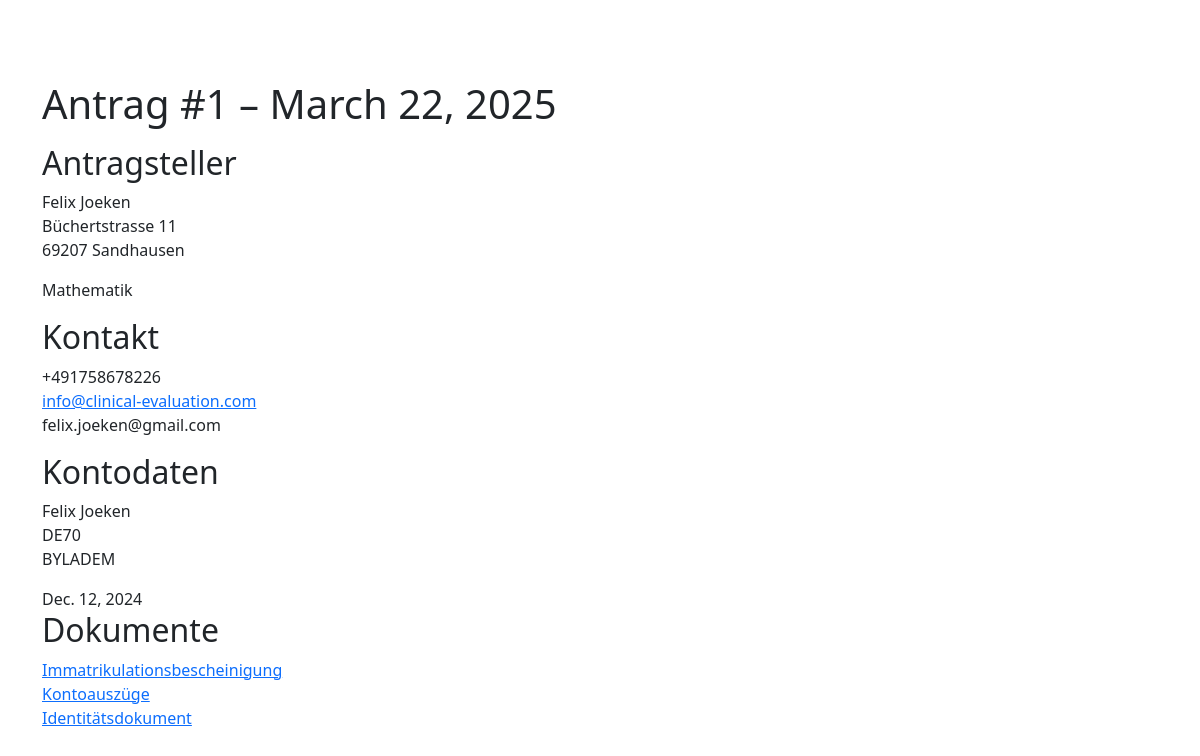
Page /antrag/1/ on the committed database.
### nlonline_antrag/models.py (models this page shows)
class NLOnlineAntrag(models.Model):
    application_date = models.DateTimeField(auto_now_add=True)
    first_name = models.CharField(max_length=100)
    last_name = models.CharField(max_length=100)
    street = models.CharField(max_length=100)
    zip_code = models.CharField(max_length=100)
    city = models.CharField(max_length=100)
    email = models.EmailField(max_length=100)
    stud_email = models.EmailField(max_length=100)
    phone = models.CharField(max_length=100)
    field_of_study = models.CharField(max_length=100)
    application_date_bafoeg = models.DateField(blank=True)
    account_holder = models.CharField(max_length=100)
    iban = models.CharField(max_length=100)
    bic = models.CharField(max_length=100)
    signed_form = models.FileField(upload_to='signed_forms/')
    health_insurance_certificate = models.FileField(upload_to='health_insurance_certificates/')
    enrollment_certificate = models.FileField(upload_to='enrollment_certificates/')
    bank_statements = models.FileField(upload_to='bank_statements/')
    identity_document = models.FileField(upload_to='identity_documents/')
    other_documents = models.FileField(upload_to='other_documents/', blank=True)

### nlonline_antrag/views.py (the view)
# urls.py: path('antrag/<int:pk>/', views.AntragDetailView.as_view(), name='antrag-detail'),
class AntragDetailView(DetailView):
    model = NLOnlineAntrag
    def get_context_data(self, **kwargs):
        context = super().get_context_data(**kwargs)
        return context

### templates/nlonline_antrag/nlonlineantrag_detail.html
{% extends 'main.html' %}
{% block heading %}
Antrag #{{ object.id }} – {{ object.application_date|date }}
{% endblock %}
{% block content %}
    <h2>Antragsteller</h2>
    <p>
        {{ object.first_name }}
        {{ object.last_name }}<br>
        {{ object.street }}<br>
        {{ object.zip_code }}
        {{ object.city }}
    </p>
    <p>
        {{ object.field_of_study }}
    </p>
    <h2>Kontakt</h2>
    <p>
        {{ object.phone }}<br>
        <a href="mailto:{{ object.email }}">
            {{ object.email }}
        </a><br>
        {{ object.stud_email }}
    </p>
    <h2> Kontodaten </h2>
    <p>
        {{ object.account_holder }}<br>
        {{ object.iban }}<br>
        {{ object.bic }}<br>
    </p>
    {{ object.application_date_bafoeg }}
    <h2> Dokumente </h2>
    <a href="/media/{{ object.enrollment_certificate }}" target="_blank">Immatrikulationsbescheinigung</a><br>
    <a href="/media/{{ object.bank_statement }}" target="_blank">Kontoauszüge</a><br>
    <a href="/media/{{ object.identity_document }}" target="_blank">Identitätsdokument</a><br>
{% endblock %}

### templates/main.html (shortened to what this page needs)
{% load static %}
<!DOCTYPE html>
<html lang="de">
<head>
    <link href="https://cdn.jsdelivr.net/npm/bootstrap@5.3.3/dist/css/bootstrap.min.css" rel="stylesheet"
>
    <link rel="stylesheet"
          href="{% static 'style.css' %}">
</head>
<body>
<div class="container">
    <div class="d-flex justify-content-between align-items-center mb-2" style="margin-top: 5rem">
        <h1> {% block heading %} {% endblock %} </h1>
    </div>
    {% block content %} {% endblock %}
</div>
</body>
</html>

### nlonline_antrag/static/style.css (style rules this page uses)
body { margin-bottom: 2rem; }

### rows in the picture
NLOnlineAntrag: id "1", application_date "March 22, 2025", first_name "Felix", last_name "Joeken", street "Büchertstrasse 11", zip_code "69207", city "Sandhausen", field_of_study "Mathematik", phone "+491758678226", email "info@clinical-evaluation.com", stud_email "felix.joeken@gmail.com", account_holder "Felix Joeken", iban "DE70", bic "BYLADEM", application_date_bafoeg "Dec. 12, 2024"
